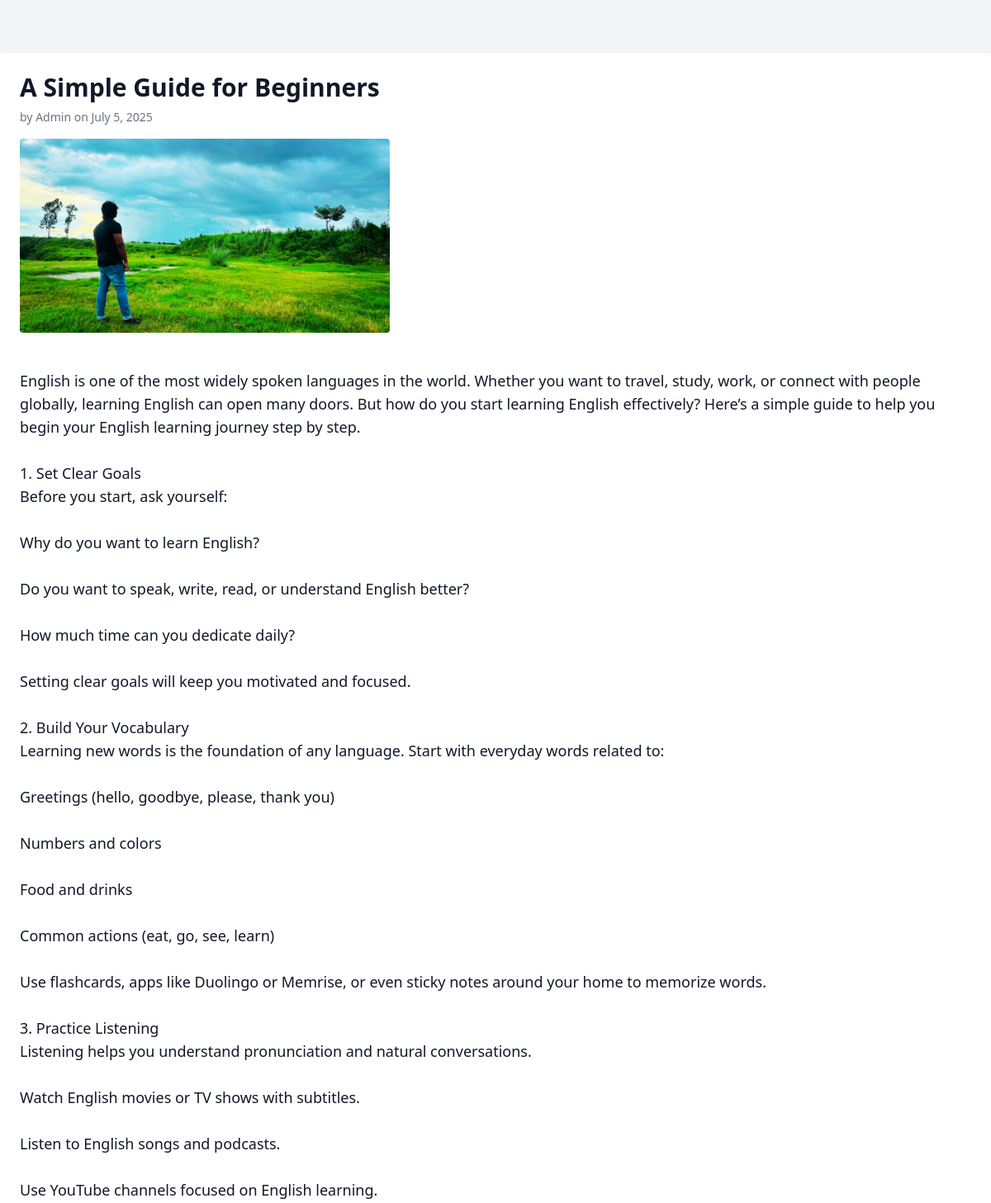
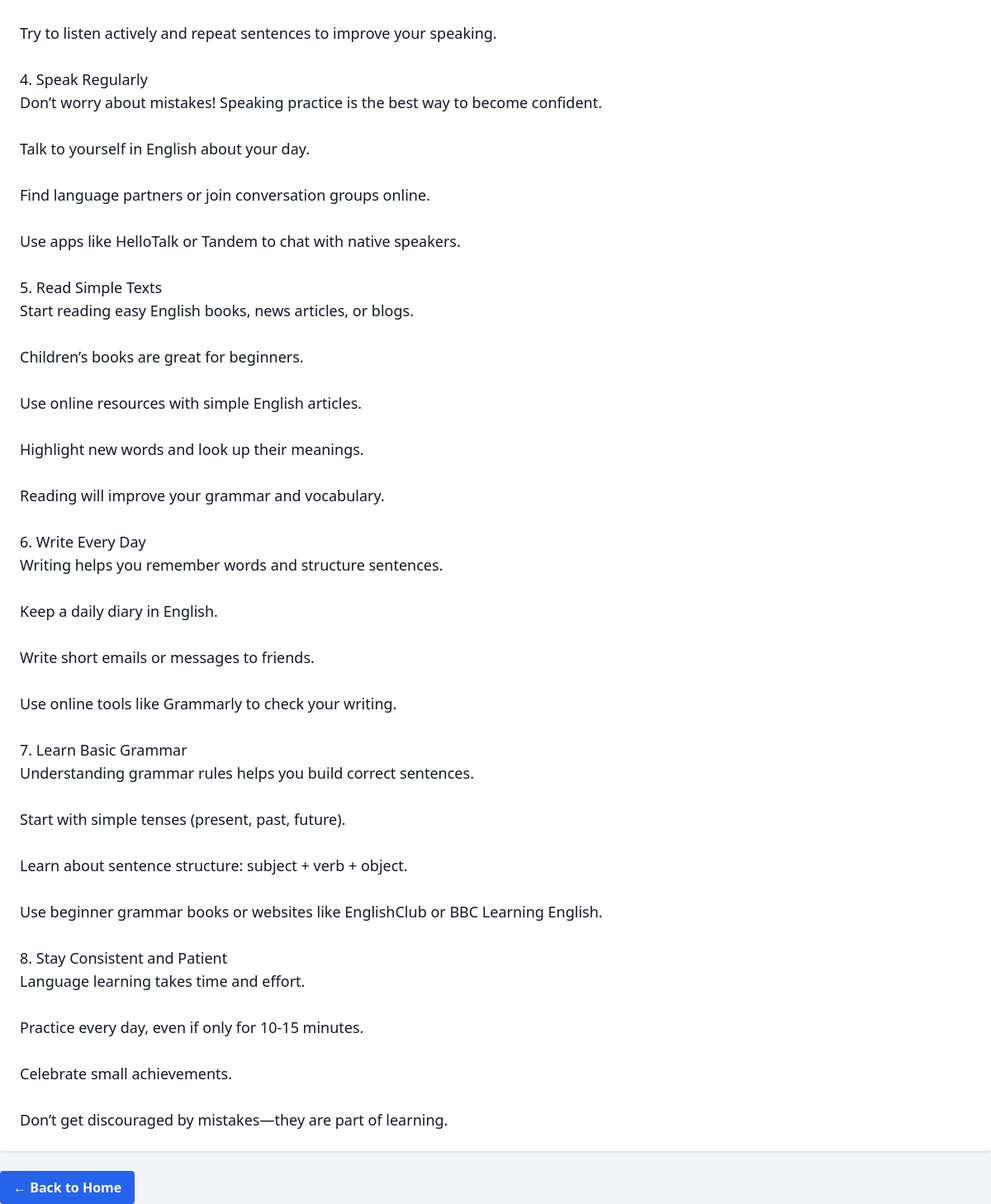
Screenshot of /post/9/ with the database file from the repository (2 pictures, top to bottom).
### blog_app/models.py (models this page shows, shortened)
class BlogPost(models.Model):
    title = models.CharField(max_length=200)
    content = models.TextField()
    author = models.CharField(max_length=100)
    image = models.ImageField(upload_to='media/blog_images/', null=True, blank=True)
    created_at = models.DateTimeField(auto_now_add=True)

### blog_app/views.py (the view)
# urls.py: path('post/<int:post_id>/', views.view_post, name='view_post')
def view_post(request, post_id):
    post = get_object_or_404(BlogPost, id=post_id)
    return render(request, 'view_post.html', {'post': post})

### blog_app/templates/view_post.html (shortened to what this page needs)
{% extends 'base.html' %}
{% block content %}
<article class="bg-white shadow p-6 rounded">
    <h1 class="text-3xl font-bold mb-2">{{ post.title }}</h1>
    <p class="text-sm text-gray-500 mb-4">by {{ post.author }} on {{ post.created_at|date:"F j, Y" }}</p>
    {% if post.image %}
        <img src="{{ post.image.url }}" alt="Post Image" class="w-full max-w-md h-auto rounded mb-4" />
    {% endif %}
    <div class="text-lg whitespace-pre-line">
        {{ post.content }}
    </div>
</article>
<a href="{% url 'home' %}"
   class="mt-6 inline-block bg-blue-600 text-white font-semibold px-4 py-2 rounded shadow hover:bg-blue-700 transition">
   ← Back to Home
</a>
{% endblock %}

### rows the page displays
BlogPost: title "A Simple Guide for Beginners", author "Admin", created_at "July 5, 2025", image (picture), content "English is one of the most widely spoken languages in the world. Whether you want to travel, study, work, or connect with people globally, learning English can open many doors. But how do you start learning English effectively? Here’s a simple guide to help you begin your English learning journey step by step. 1. Set Clear Goals Before you start, ask yourself: Why do you want to learn English? Do you want to speak, write, read, or understand English better? How much time can you dedicate daily? Setting clear goals will keep you motivated and focused. 2. Build Your Vocabulary Learning new words is the foundation of any language. Start with everyday words related to: Greetings (hello,…"
